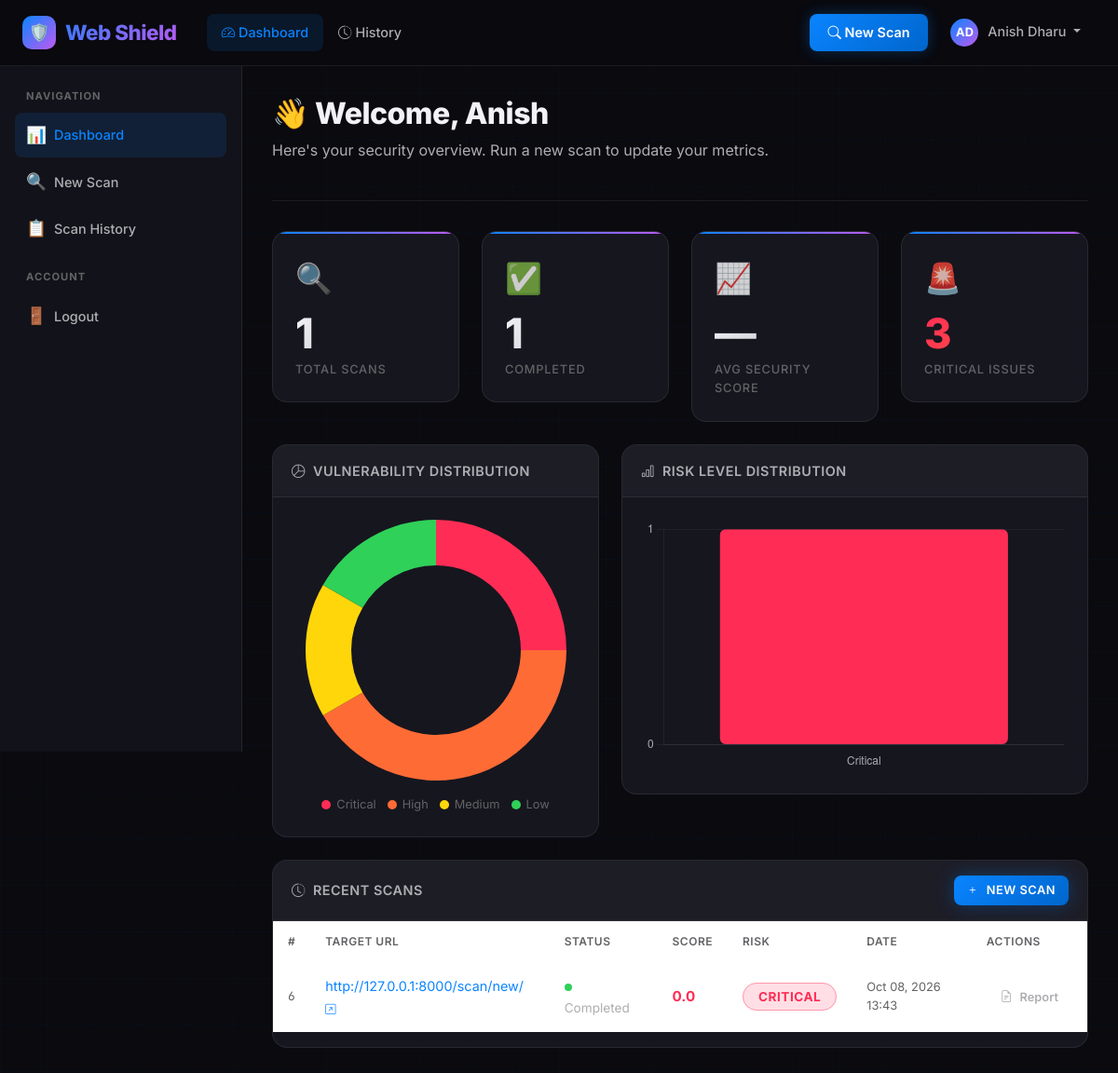
The app's page /dashboard/ (signed in) with its own data.
### scanner/models.py (models this page shows, shortened)
class ScanJob(models.Model):
    STATUS_CHOICES = [
        ('pending', 'Pending'),
        ('running', 'Running'),
        ('completed', 'Completed'),
        ('failed', 'Failed'),
    ]
    user = models.ForeignKey(User, on_delete=models.CASCADE, related_name='scans')
    target_url = models.URLField(max_length=500)
    status = models.CharField(max_length=20, choices=STATUS_CHOICES, default='pending')
    created_at = models.DateTimeField(auto_now_add=True)
    started_at = models.DateTimeField(null=True, blank=True)
    completed_at = models.DateTimeField(null=True, blank=True)
    security_score = models.FloatField(null=True, blank=True)
    risk_level = models.CharField(max_length=20, blank=True)  # Low/Medium/High/Critical
    error_message = models.TextField(blank=True)
    class Meta:
        ordering = ['-created_at']

### scanner/views.py (the view)
# urls.py: path('dashboard/', views.dashboard, name='dashboard'),
@login_required
def dashboard(request):
    user_scans = ScanJob.objects.filter(user=request.user).order_by('-created_at')
    recent_scans = user_scans[:5]
    total_scans = user_scans.count()
    completed_scans = user_scans.filter(status='completed').count()
    avg_score = user_scans.filter(status='completed').aggregate(Avg('security_score'))['security_score__avg']
    findings_qs = ScanFinding.objects.filter(scan__user=request.user)
    severity_counts = {
        'critical': findings_qs.filter(severity='critical').count(),
        'high': findings_qs.filter(severity='high').count(),
        'medium': findings_qs.filter(severity='medium').count(),
        'low': findings_qs.filter(severity='low').count(),
    }
    score_trend = list(
        user_scans.filter(status='completed').values('created_at', 'security_score', 'target_url')[:7]
    )
    risk_dist = {}
    for scan in user_scans.filter(status='completed'):
        rl = scan.risk_level or 'Unknown'
        risk_dist[rl] = risk_dist.get(rl, 0) + 1
    context = {
        'recent_scans': recent_scans,
        'total_scans': total_scans,
        'completed_scans': completed_scans,
        'avg_score': round(avg_score, 1) if avg_score else None,
        'severity_counts': severity_counts,
        'score_trend': json.dumps(score_trend, default=str),
        'risk_dist': json.dumps(risk_dist),
    }
    return render(request, 'scanner/dashboard.html', context)

### templates/scanner/dashboard.html (shortened to what this page needs)
{% extends 'base.html' %}
{% block content %}
<div class="page-layout" style="position: relative; z-index: 1;">
  <aside class="sidebar">
    <div class="sidebar-title">Navigation</div>
    <a href="{% url 'dashboard' %}" class="sidebar-link active" id="sidebar-dashboard">
      <span class="sidebar-icon">📊</span> Dashboard
    </a>
    <a href="{% url 'new_scan' %}" class="sidebar-link" id="sidebar-new-scan">
      <span class="sidebar-icon">🔍</span> New Scan
    </a>
    <a href="{% url 'scan_history' %}" class="sidebar-link" id="sidebar-history">
      <span class="sidebar-icon">📋</span> Scan History
    </a>
    <div class="sidebar-title">Account</div>
    <a href="{% url 'logout' %}" class="sidebar-link" id="sidebar-logout">
      <span class="sidebar-icon">🚪</span> Logout
    </a>
  </aside>
  <main class="main-content">
    <div class="page-header">
      <h1>👋 Welcome, {{ user.first_name|default:user.username }}</h1>
      <p>Here's your security overview. Run a new scan to update your metrics.</p>
    </div>
    <div class="row g-4 mb-4">
      <div class="col-md-3">
        <div class="stat-card" id="stat-total-scans">
          <div class="stat-icon">🔍</div>
          <div class="stat-value">{{ total_scans }}</div>
          <div class="stat-label">Total Scans</div>
        </div>
      </div>
      <div class="col-md-3">
        <div class="stat-card" id="stat-completed">
          <div class="stat-icon">✅</div>
          <div class="stat-value">{{ completed_scans }}</div>
          <div class="stat-label">Completed</div>
        </div>
      </div>
      <div class="col-md-3">
        <div class="stat-card" id="stat-avg-score">
          <div class="stat-icon">📈</div>
          <div class="stat-value">{{ avg_score|default:"—" }}</div>
          <div class="stat-label">Avg Security Score</div>
        </div>
      </div>
      <div class="col-md-3">
        <div class="stat-card" id="stat-critical">
          <div class="stat-icon" style="color: var(--accent-red);">🚨</div>
          <div class="stat-value" style="background: linear-gradient(135deg, #FF2D55, #FF6B35); -webkit-background-clip: text; -webkit-text-fill-color: transparent; background-clip: text;">
            {{ severity_counts.critical }}
          </div>
          <div class="stat-label">Critical Issues</div>
        </div>
      </div>
    </div>
    <div class="row g-4 mb-4">
      <div class="col-md-5">
        <div class="card">
          <div class="card-header">
            <i class="bi bi-pie-chart me-2"></i>Vulnerability Distribution
          </div>
          <div class="card-body">
            {% if severity_counts.critical or severity_counts.high or severity_counts.medium or severity_counts.low %}
            <div class="chart-container" style="max-width: 280px; margin: 0 auto;">
              <canvas id="severity-chart" height="280"></canvas>
            </div>
            <div style="display: flex; flex-wrap: wrap; justify-content: center; gap: 12px; margin-top: 16px;">
              <span style="display: flex; align-items: center; gap: 6px; font-size: 0.8rem; color: var(--text-muted);">
                <span style="width: 10px; height: 10px; border-radius: 50%; background: #FF2D55; display: inline-block;"></span>Critical
              </span>
              <span style="display: flex; align-items: center; gap: 6px; font-size: 0.8rem; color: var(--text-muted);">
                <span style="width: 10px; height: 10px; border-radius: 50%; background: #FF6B35; display: inline-block;"></span>High
              </span>
              <span style="display: flex; align-items: center; gap: 6px; font-size: 0.8rem; color: var(--text-muted);">
                <span style="width: 10px; height: 10px; border-radius: 50%; background: #FFD60A; display: inline-block;"></span>Medium
              </span>
              <span style="display: flex; align-items: center; gap: 6px; font-size: 0.8rem; color: var(--text-muted);">
                <span style="width: 10px; height: 10px; border-radius: 50%; background: #30D158; display: inline-block;"></span>Low
              </span>
            </div>
            {% else %}
            <div class="empty-state">
              <div class="empty-state-icon">📊</div>
              <h3>No Data Yet</h3>
              <p>Run your first scan to see vulnerability distribution.</p>
            </div>
            {% endif %}
          </div>
        </div>
      </div>
      <div class="col-md-7">
        <div class="card">
          <div class="card-header">
            <i class="bi bi-bar-chart me-2"></i>Risk Level Distribution
          </div>
          <div class="card-body">
            {% if completed_scans %}
            <div class="chart-container">
              <canvas id="risk-chart" height="180"></canvas>
            </div>
            {% endif %}
          </div>
        </div>
      </div>
    </div>
    <div class="card">
      <div class="card-header" style="display: flex; align-items: center; justify-content: space-between;">
        <span><i class="bi bi-clock-history me-2"></i>Recent Scans</span>
        <a href="{% url 'new_scan' %}" class="btn btn-primary btn-sm" id="header-new-scan">
          <i class="bi bi-plus"></i> New Scan
        </a>
      </div>
      <div class="card-body" style="padding: 0;">
        {% if recent_scans %}
        <table class="table" id="recent-scans-table">
          <thead>
            <tr>
              <th>#</th>
              <th>Target URL</th>
              <th>Status</th>
              <th>Score</th>
              <th>Risk</th>
              <th>Date</th>
              <th>Actions</th>
            </tr>
          </thead>
          <tbody>
            {% for scan in recent_scans %}
            <tr>
              <td class="mono" style="color: var(--text-muted); font-size: 0.8rem;">{{ scan.id }}</td>
              <td>
                <a href="{{ scan.target_url }}" target="_blank" rel="noopener"
                   style="color: var(--accent-blue); text-decoration: none; font-size: 0.9rem;"
                   id="scan-url-{{ scan.id }}">
                  {{ scan.target_url|truncatechars:50 }}
                  <i class="bi bi-arrow-up-right-square" style="font-size: 0.7rem;"></i>
                </a>
              </td>
              <td>
                <span class="status-dot {{ scan.status }}"></span>
                <span style="font-size: 0.85rem; color: var(--text-secondary);">{{ scan.get_status_display }}</span>
              </td>
              <td>
                {% if scan.security_score is not None %}
                <span style="font-weight: 700; font-size: 0.95rem;
                  color: {% if scan.security_score >= 70 %}#30D158{% elif scan.security_score >= 40 %}#FFD60A{% else %}#FF2D55{% endif %};">
                  {{ scan.security_score }}
                </span>
                {% else %}
                <span style="color: var(--text-muted);">—</span>
                {% endif %}
              </td>
              <td>
                {% if scan.risk_level %}
                <span class="risk-badge risk-{{ scan.risk_level }}">{{ scan.risk_level }}</span>
                {% else %}
                <span style="color: var(--text-muted);">—</span>
                {% endif %}
              </td>
              <td style="color: var(--text-muted); font-size: 0.8rem;">{{ scan.created_at|date:"M d, Y H:i" }}</td>
              <td>
                {% if scan.status == 'completed' %}
                <a href="{% url 'scan_report' scan.id %}" class="btn btn-sm btn-outline" id="view-report-{{ scan.id }}">
                  <i class="bi bi-file-earmark-text"></i> Report
                </a>
                {% elif scan.status in 'pending,running' %}
                <a href="{% url 'scan_status' scan.id %}" class="btn btn-sm btn-outline" id="view-status-{{ scan.id }}">
                  <i class="bi bi-hourglass-split"></i> Status
                </a>
                {% endif %}
              </td>
            </tr>
            {% endfor %}
          </tbody>
        </table>
        {% endif %}
      </div>
    </div>
  </main>
</div>
{% block extra_js %}
<script>
// Chart.js global defaults
Chart.defaults.color = '#AEAEB2';
Chart.defaults.borderColor = 'rgba(255,255,255,0.06)';
{% if severity_counts.critical or severity_counts.high or severity_counts.medium or severity_counts.low %}
// Severity Donut Chart
var sevCtx = document.getElementById('severity-chart');
if (sevCtx) {
  new Chart(sevCtx, {
    type: 'doughnut',
    data: {
      labels: ['Critical', 'High', 'Medium', 'Low'],
      datasets: [{
        data: [
          {{ severity_counts.critical }},
          {{ severity_counts.high }},
          {{ severity_counts.medium }},
          {{ severity_counts.low }}
        ],
        backgroundColor: ['#FF2D55', '#FF6B35', '#FFD60A', '#30D158'],
        borderWidth: 0,
        hoverOffset: 8,
      }]
    },
    options: {
      cutout: '65%',
      plugins: {
        legend: { display: false },
        tooltip: {
          backgroundColor: '#1C1C28',
          borderColor: 'rgba(255,255,255,0.1)',
          borderWidth: 1,
          callbacks: {
            label: function(ctx) { return ' ' + ctx.label + ': ' + ctx.raw + ' findings'; }
          }
        }
      }
    }
  });
}
{% endif %}
{% if completed_scans %}
// Risk Distribution Chart
var riskData = {{ risk_dist|safe }};
var riskLabels = Object.keys(riskData);
var riskValues = Object.values(riskData);
var riskColors = riskLabels.map(function(l) {
  return l === 'Critical' ? '#FF2D55' : l === 'High' ? '#FF6B35' : l === 'Medium' ? '#FFD60A' : '#30D158';
});
var riskCtx = document.getElementById('risk-chart');
if (riskCtx) {
  new Chart(riskCtx, {
    type: 'bar',
    data: {
      labels: riskLabels,
      datasets: [{
        label: 'Scans',
        data: riskValues,
        backgroundColor: riskColors,
        borderRadius: 6,
        borderSkipped: false,
      }]
    },
    options: {
      responsive: true,
      plugins: {
        legend: { display: false },
        tooltip: {
          backgroundColor: '#1C1C28',
          borderColor: 'rgba(255,255,255,0.1)',
          borderWidth: 1,
        }
      },
      scales: {
        x: { grid: { display: false } },
        y: { beginAtZero: true, ticks: { stepSize: 1 }, grid: { color: 'rgba(255,255,255,0.05)' } }
      }
    }
  });
}
{% endif %}
</script>
{% endblock %}
{% endblock %}

### templates/base.html (shortened to what this page needs)
<!DOCTYPE html>
<html lang="en">
<head>
  <link rel="stylesheet" href="https://cdn.jsdelivr.net/npm/bootstrap-icons@1.11.3/font/bootstrap-icons.min.css">
  <link rel="stylesheet" href="https://cdn.jsdelivr.net/npm/bootstrap@5.3.2/dist/css/bootstrap.min.css">
  {% load static %}
  <link rel="stylesheet" href="{% static 'css/style.css' %}">
</head>
<body>
<nav class="navbar navbar-expand-lg">
  <div class="container-fluid px-4">
    <a class="navbar-brand" href="{% url 'home' %}" id="navbar-brand">
      <div class="brand-icon">🛡️</div>
      Web Shield
    </a>
    <div class="collapse navbar-collapse" id="navbarNav">
      <ul class="navbar-nav me-auto ms-3">
        {% if user.is_authenticated %}
        <li class="nav-item">
          <a class="nav-link {% if request.resolver_match.url_name == 'dashboard' %}active{% endif %}"
             href="{% url 'dashboard' %}" id="nav-dashboard">
            <i class="bi bi-speedometer2 me-1"></i>Dashboard
          </a>
        </li>
        <li class="nav-item">
          <a class="nav-link {% if request.resolver_match.url_name == 'scan_history' %}active{% endif %}"
             href="{% url 'scan_history' %}" id="nav-history">
            <i class="bi bi-clock-history me-1"></i>History
          </a>
        </li>
        {% endif %}
      </ul>
      <ul class="navbar-nav align-items-center gap-2">
        {% if user.is_authenticated %}
        <li class="nav-item">
          <a class="nav-link btn-nav-scan" href="{% url 'new_scan' %}" id="nav-new-scan">
            <i class="bi bi-search"></i> New Scan
          </a>
        </li>
        <li class="nav-item dropdown">
          <a class="nav-link dropdown-toggle" href="#" role="button" data-bs-toggle="dropdown" id="nav-user-dropdown">
            <span style="background: linear-gradient(135deg, #0A84FF, #BF5AF2); border-radius: 50%; width: 30px; height: 30px; display: inline-flex; align-items: center; justify-content: center; font-size: 0.8rem; font-weight: 700; color: white; margin-right: 6px;">
              {{ user.first_name|first|upper }}{{ user.last_name|first|upper }}
            </span>
            {{ user.get_full_name|default:user.username }}
          </a>
        </li>
        {% endif %}
      </ul>
    </div>
  </div>
</nav>
{% block content %}{% endblock %}
{% block extra_js %}{% endblock %}
</body>
</html>

### records on screen
ScanJob: id "6", target_url "http://127.0.0.1:8000/scan/new/", status "Completed", security_score "0.0", risk_level "CRITICAL", created_at "Oct 08, 2026 13:43"

### other values on screen
{{ user.first_name|first|upper }} "A"
{{ user.last_name|first|upper }} "D"
{{ user.get_full_name|default:user.username }} "Anish Dharu"
{{ user.first_name|default:user.username }} "Anish"
{{ total_scans }} "1"
{{ completed_scans }} "1"
{{ avg_score|default:"—" }} "—"
{{ severity_counts.critical }} "3"
chart data {{ severity_counts.critical }} 3, 3
chart data {{ severity_counts.high }} 5, 5
chart data {{ severity_counts.medium }} 2, 2
chart data {{ severity_counts.low }} 2, 2
